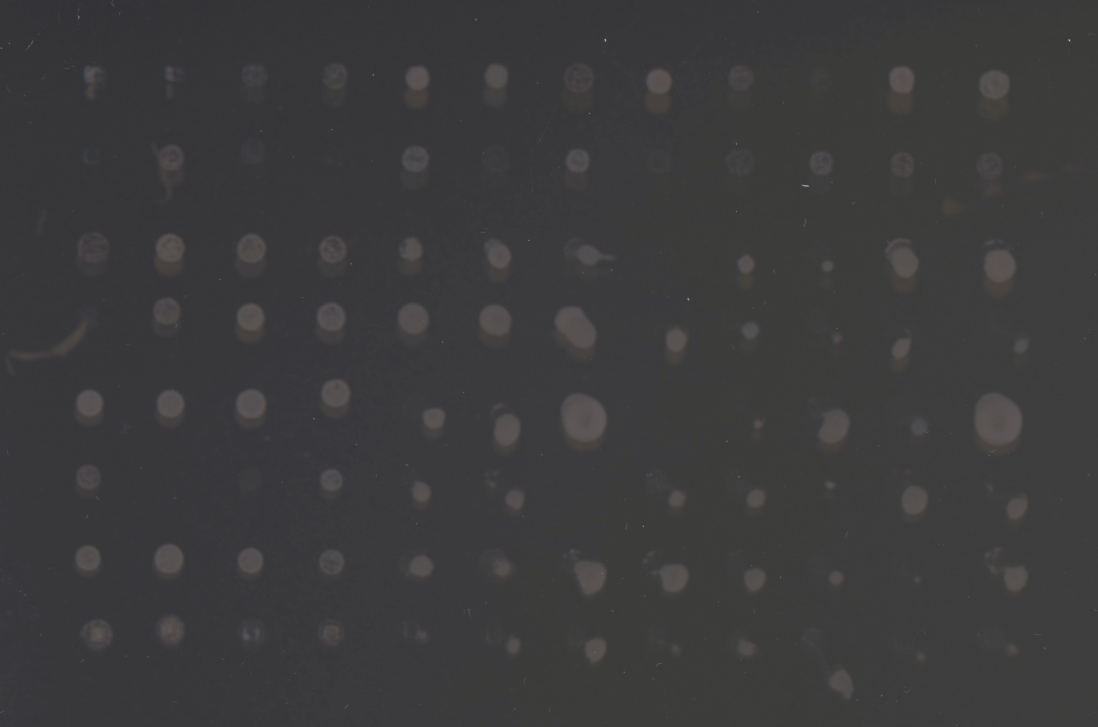
#> input picture phenoscope/data/NoiseDay1.jpg, 2196 x 1454 px (shown at 1/2 size)
$ python -i verify_claims.py   (imports and definitions only)
#> lines starting #> are read from the running program, lines starting #| are printed output that depends on the picture
"""Executable verification of every mathematical claim made in this spec folder.

Run it::

    uv run python docs/superpowers/specs/2026-07-08-alt-phase-detection/verify_claims.py

Exits non-zero if any check fails. Depends only on ``numpy`` and ``scipy``; it does
**not** import ``phenotypic``. Peak memory ~190 MB, runtime ~1.6 s. Every integrand that
is radially symmetric is integrated in 1-D; do not reintroduce 2-D grids for them.

Checks 09b and 15-17 run against Peter Kovesi's synthetic test images, ported from
ImagePhaseCongruency.jl under MIT with the notice retained. They matter disproportionately:
their ground truth was authored by the algorithm's own author, so unlike the rest of this
file it is not this spec marking its own homework. They also supply the only **positive**
control here (check_15) -- everything else establishes what something *is not*.

Checks 18 and 19 guard the transcription rather than the mathematics, and they exist
because they caught a real bug: an earlier revision bandpassed ``fft2(img)`` instead of the
image's periodic component, putting ``pc`` off by 0.67 absolute. Checks 15, 16 and 17 all
passed anyway. Behavioural controls answer "does it behave like a phase-congruency
operator?"; the golden fixture answers "is it *this* operator?". Keep both.

Three of these checks contradict a published paper — Fleischmann, Wietzke & Sommer,
"Image Analysis by Conformal Embedding," *J. Math. Imaging Vis.* **40**(3):305-325
(2011), cited as JMIV. Claims that strong must be reproducible on demand, which is why
this file exists. The relevant equations were read directly from the source:

  * Eq. (20)  ``q^i_s(x) ∝ x_i / (|x|^2 + s^2)^((n+1)/2)`` — the regulariser ``s`` is
              the *paper's own*, not this spec's.
  * Eq. (65)  ``dm(v) = delta(|v - c|) dv`` — the integral is over the sphere's
              **surface**, so the one-sided support in ``v_3`` is the paper's.
  * Eq. (88)  the conformal monogenic signal is ``H_i`` applied to the Poisson
              scale-space embedding ``g^{x,s}``.
  * Eq. (89)  Corollary 4 states ``Q^i_s[g^{x,s}] = omega_i * T(0)``, as an equality,
              justified by "``g^{x,s}`` **approximates** the plane wave ``psi_s``".

Eq. (89) fails in three independent ways, in decreasing order of robustness:

  1. **A DC term is omitted** (check_04a). For *any* positive radial weight ``w``,
     ``mu_3 = int v_3 w dsigma > 0`` because ``v_3 = |v|^2 >= 0`` on this sphere. So a
     straight edge (``omega_3 = 0``) with a nonzero mean gives ``Q^3 != 0`` while
     Eq. (89) predicts ``0``. **Regulariser-independent.**
  2. **It assumes an isotropy that does not hold** (check_04b). The exact law is
     ``Q^i = g0*mu_i + s*(M omega)_i`` with ``M = diag(A, A, B)``. Eq. (89) requires
     ``A == B``, true at exactly one ``s`` (``s0* = 0.19269068``) and nowhere else.
     **Conditional on ``s != s0*``.**
  3. **The claimed frequency-independence fails** (check_09, check_09b). Eq. (89) implies
     ``Q^3 / sqrt(Q^1^2 + Q^2^2) = cot(phi_m)``, independent of the signal's radial
     frequency. It is not: on JMIV's own oscillatory circular signal, ``kappa*r`` varies
     3x with wavelength at fixed ``r``, and 10.6x on Kovesi's ``circsine``.

Consequence for the design (``conformal-lift.md`` §5): ``kappa`` is scale-*covariant* —
``kappa*r`` depends only on ``(r/sigma, R/sigma)`` — but it is **not isophote
curvature**. It tracks ``f''/f' + 1/r``. Three radial profiles with identical isophote
curvature give three different answers (check_09). The two coincide only when
``f'' == 0``, i.e. for a cone — which is exactly JMIV's Fig. 13 test signal.

Notation follows ``references.md`` §0 and §4::

    lambda = 1/(1+r^2)          conformal factor of the inverse stereographic map
    u      = S^-1(y)            the lifted point, on the sphere of radius 1/2
    rho^2  = |u|^2 = u_3        the identity that drives everything (check_01)
    J      = lambda^2           surface-measure pullback
    w(u_3) = 1/(u_3 + s0^2)^2   the paper's regularised radial weight (Eq. 20)
    sigma  = pixels per sphere diameter   (correction P3; no source states it)
"""

from __future__ import annotations

import math
import sys
from dataclasses import dataclass
from typing import Callable

import numpy as np
from scipy.ndimage import correlate, gaussian_filter, laplace
from scipy.optimize import brentq

# The unique s0 at which B/A == 1 on the *full* sphere. At any other s0 the second-moment
# tensor is anisotropic, which is what Eq. (89) overlooks (check_04b).
S0_ISOTROPY = 0.19269068


# --------------------------------------------------------------------------------
# kernels
# --------------------------------------------------------------------------------


# [57 lines left out: functions lift_to_sphere, conformal_masks, moment_tensor_closed_form, planar_poisson_unit_mass, not called in this run]


def planar_dop(scale: float, step: float, half: int) -> np.ndarray:
    """Difference of Poisson, coarse minus fine, per the CMPCM paper's Eq. (11)."""
    return planar_poisson_unit_mass(step * scale, half) - planar_poisson_unit_mass(scale, half)


# [105 lines left out: functions conformal_components, curvature_estimate, radial_image, kappa_r_on_profile, _centred_axis, not called in this run]


def filter_grid(rows: int, cols: int) -> tuple[np.ndarray, np.ndarray, np.ndarray]:
    """Quadrant-shifted normalised frequency grid: ``(radius, fx, fy)``, DC at ``[0, 0]``.

    Kovesi's two implementations **agree**: ``frequencyfilt.jl`` line 73 and MATLAB
    ``filtergrid.m`` line 49 both divide an odd axis by ``N``. ``phasepack`` does not --
    its ``filtergrid`` uses ``linspace(-0.5, 0.5, N, endpoint=True)`` and its
    ``lowpassfilter`` uses ``arange(...)/(N - 1)``; both give ``k/(N - 1)``. That is a
    ``phasepack`` transcription bug, not a Kovesi divergence, and it bites only at odd sizes.

    ``k/N`` is the true DFT bin frequency, so this form matches **both** Kovesi
    implementations. At even sizes all three agree, which is why the golden fixture is
    generated at even sizes only (check_18).
    """
    fy = np.fft.ifftshift((np.arange(rows) - rows // 2) / rows)
    fx = np.fft.ifftshift((np.arange(cols) - cols // 2) / cols)
    FX, FY = np.meshgrid(fx, fy)  # 'xy': FX varies across columns
    return np.sqrt(FX**2 + FY**2), FX, FY


# [98 lines left out: functions periodic_fft2, step2line, circsine, starsine, noiseonf, not called in this run]


def unit_variance(img: np.ndarray) -> np.ndarray:
    """Zero mean, unit standard deviation. ``epsilon = 1e-4`` is absolute, so scale matters."""
    return (img - img.mean()) / img.std()


# --------------------------------------------------------------------------------
# monogenic phase congruency (monogenic-phase-congruency.md §2)
# --------------------------------------------------------------------------------


@dataclass
class Monogenic:
    pc: np.ndarray
    orientation: np.ndarray  # mod pi; 0 == vertical edge
    feature_type: np.ndarray  # 0 == step, +-pi/2 == line
    threshold: float
    n_clamped: int  # how often acos's argument left [-1, 1] (must be 0)


def monogenic_phase_congruency(
    img: np.ndarray,
    *,
    nscale: int = 4,
    min_wavelength: float = 3.0,
    mult: float = 2.1,
    sigma_onf: float = 0.55,
    k: float = 3.0,
    cutoff: float = 0.5,
    g: float = 10.0,
    deviation_gain: float = 1.5,
    eps: float = 1e-4,
    noise_threshold: bool = True,
    swap_axes: bool = False,
    flip_h2_sign: bool = False,
    periodic: bool = False,
    phasepack_odd_grid: bool = False,
) -> Monogenic:
    """The operator specified in ``monogenic-phase-congruency.md`` §2, transcribed here.

    Log-Gabor bandpass + Riesz transform, summed over scales::

        PC = W * max(1 - deviation_gain*acos(E/(sumAn + eps)), 0) * max(E - T, 0)/(E + eps)

    Defaults follow Kovesi's Julia. With ``periodic=True`` it reproduces
    ``phasepack.phasecongmono`` -- i.e. Kovesi's MATLAB -- to ``7e-13`` (check_19).

    Declared departures from ``phasepack``:

    * ``acos``'s argument is clipped to ``[-1, 1]``. ``phasepack`` does not clip and would
      emit ``NaN``; ``n_clamped`` counts how often that would have happened. It never does.
    * The ``max(T, eps)`` floor is ``phasepack``'s, not Kovesi's -- neither MATLAB nor Julia
      floors ``T``. It is inactive on every non-constant image, so it is kept as a free guard.
    * ``swap_axes``, ``flip_h2_sign`` and ``phasepack_odd_grid`` exist only so checks 17 and
      18 can inject the corresponding bugs and show which tests catch them.
    """
    rows, cols = img.shape
    if phasepack_odd_grid:
        fy = np.fft.ifftshift(np.linspace(-0.5, 0.5, rows, endpoint=bool(rows % 2)))
        fx = np.fft.ifftshift(np.linspace(-0.5, 0.5, cols, endpoint=bool(cols % 2)))
        FX, FY = np.meshgrid(fx, fy)
        radius = np.sqrt(FX**2 + FY**2)
    else:
        radius, FX, FY = filter_grid(rows, cols)
    radius[0, 0] = 1.0
    if swap_axes:
        FX, FY = FY, FX
    # Componentwise, as MATLAB's `./` and Julia's `/(z::Complex, x::Real)` compute it
    # (base/complex.jl:348). NOT `(1j*FX - FY) / radius`: numpy promotes the real
    # denominator and runs nc_quot, which reduces to `scl = 1/radius` and a multiply --
    # bit-faithful to phasepack (which generated the golden fixture) but up to 1.41 ulp
    # away from Kovesi. Verified by running frequencyfilt.jl:238 in Julia and comparing
    # IEEE-754 bit patterns. Drift M8.
    riesz = (FX / radius) * 1j - (FY / radius)
    riesz[0, 0] = 0.0
    lowpass = 1.0 / (1.0 + (radius / 0.45) ** 30)
    spectrum = periodic_fft2(img) if periodic else np.fft.fft2(img)

    sum_an = np.zeros((rows, cols))
    max_an = np.zeros((rows, cols))
    sum_f = np.zeros((rows, cols))
    sum_h1 = np.zeros((rows, cols))
    sum_h2 = np.zeros((rows, cols))
    tau = 0.0
    for s in range(nscale):
        f0 = 1.0 / (min_wavelength * mult**s)
        with np.errstate(divide="ignore", invalid="ignore"):
            log_gabor = np.exp(-(np.log(radius / f0) ** 2) / (2 * np.log(sigma_onf) ** 2))
        log_gabor[0, 0] = 0.0
        log_gabor *= lowpass

        even = np.real(np.fft.ifft2(spectrum * log_gabor))
        odd = np.fft.ifft2(spectrum * log_gabor * riesz)
        h1, h2 = odd.real, odd.imag
        an = np.sqrt(even * even + h1 * h1 + h2 * h2)

        sum_an += an
        sum_f += even
        sum_h1 += h1
        sum_h2 += h2
        if s == 0:
            # noiseMethod = -1: the Rayleigh parameter from the smallest scale's median.
            tau = float(np.median(sum_an)) / np.sqrt(np.log(4.0))
            max_an = an.copy()
        else:
            max_an = np.maximum(max_an, an)

    width = (sum_an / (max_an + eps) - 1.0) / (nscale - 1)
    weight = 1.0 / (1.0 + np.exp(g * (cutoff - width)))

    total_tau = tau * (1 - (1 / mult) ** nscale) / (1 - 1 / mult)  # geometric sum
    threshold = 0.0
    if noise_threshold:
        # phasepack's floor, not Kovesi's (neither MATLAB nor Julia has it). Inactive unless
        # the image is constant; kept because it costs nothing and the fixture encodes it.
        threshold = max(total_tau * np.sqrt(np.pi / 2) + k * total_tau * np.sqrt((4 - np.pi) / 2), eps)

    energy = np.sqrt(sum_f**2 + sum_h1**2 + sum_h2**2)
    arg = energy / (sum_an + eps)
    n_clamped = int(np.count_nonzero((arg > 1.0) | (arg < -1.0)))
    pc = (
        weight
        * np.maximum(1 - deviation_gain * np.arccos(np.clip(arg, -1.0, 1.0)), 0)
        * np.maximum(energy - threshold, 0)
        / (energy + eps)
    )
    # Kovesi writes atan(-sumh2/sumh1); atan2 is equal mod pi and never divides by zero.
    h2_signed = sum_h2 if flip_h2_sign else -sum_h2
    # Fold into (-pi/2, pi/2], matching the shipped kernel. This prototype used to return
    # `% np.pi` -> [0, pi), which is equal mod pi but is NOT the interval the operation's
    # affine map (theta + pi/2)/pi assumes. Keeping the two conventions apart invited
    # someone to "reconcile" the shipped fold toward this file and silently double the
    # operation's output range. Equal mod pi is not equal.
    orientation = np.arctan2(h2_signed, sum_h1)
    orientation = np.where(orientation > np.pi / 2, orientation - np.pi, orientation)
    orientation = np.where(orientation <= -np.pi / 2, orientation + np.pi, orientation)

    # sqrt(h1**2 + h2**2), not np.hypot: `hypot` appears in no reference (phasecongmono.m:297,
    # phasecongruency.jl:583, phasepack:278 all write the plain form) and rounds differently.
    feature_type = np.arctan2(sum_f, np.sqrt(sum_h1 ** 2 + sum_h2 ** 2))
    return Monogenic(pc, orientation, feature_type, threshold, n_clamped)


def angular_distance_mod_pi(a: np.ndarray, b: np.ndarray) -> np.ndarray:
    """Smallest angle between two undirected orientations."""
    return np.abs(((a - b) + np.pi / 2) % np.pi - np.pi / 2)


# --------------------------------------------------------------------------------
# checks
# --------------------------------------------------------------------------------


@dataclass
class Result:
    name: str
    passed: bool
    detail: str


# [1052 lines left out: functions check_01_sphere_geometry, check_02_mask_symmetries, check_03_moment_tensor_is_anisotropic, _linear_response, check_04a_eq89_omits_a_dc_term, check_04b_eq89_assumes_an_isotropy_that_fails and 17 more, not called in this run]


# --------------------------------------------------------------------------------
# runner
# --------------------------------------------------------------------------------

CHECKS: tuple[Callable[[], Result], ...] = (
    check_01_sphere_geometry,
    check_02_mask_symmetries,
    check_03_moment_tensor_is_anisotropic,
    check_04a_eq89_omits_a_dc_term,
    check_04b_eq89_assumes_an_isotropy_that_fails,
    check_05_jmiv_omega3_sign_is_wrong,
    check_06_value_removal_tames_the_divergence,
    check_07_s0_degeneracy_bound,
    check_08_both_corrections_are_necessary,
    check_09_kappa_is_scale_covariant_but_is_not_curvature,
    check_09b_circsine_confirms_kappa_is_not_curvature,
    check_10_fz_is_an_even_channel,
    check_11_pipeline_is_dc_free_and_exactly_affine_invariant,
    check_12_fusion_numerator_must_match_denominator,
    check_13_congruency_functional_properties,
    check_14_kernel_norm_rule_does_not_reduce_to_kovesi,
    check_15_step2line_congruency_survives_the_feature_type_sweep,
    check_16_noiseonf_exercises_the_rayleigh_threshold,
    check_17_starsine_pins_the_orientation_convention,
    check_18_the_perfft2_fork_is_real_the_odd_grid_gap_is_a_phasepack_bug,
    check_19_golden_fixture_agrees_with_phasepack,
)


# [14 lines left out: function run_all_checks, not called in this run]


# [2 lines not run here, left out]

>>> import cv2
>>> picture = cv2.imread('../../../../phenoscope/data/NoiseDay1.jpg', cv2.IMREAD_GRAYSCALE)
>>> result = monogenic_phase_congruency(picture)
#> the loop in monogenic_phase_congruency, `for s in range(nscale):` made 4 passes
#> tau on pass 1: 0.283
#> pass 1, in monogenic_phase_congruency, `an = np.sqrt(even * even + h1 * h1 + h2 * h2)`:
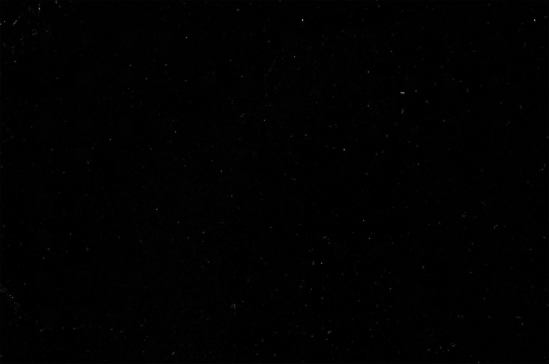
#> an: shape (1454, 2196) float64 (shown at 1/4 size); min 0.000168, max 75.44, mean 0.4; drawn with min black and max white
#> in monogenic_phase_congruency, `weight = 1.0 / (1.0 + np.exp(g * (cutoff - width)))`:
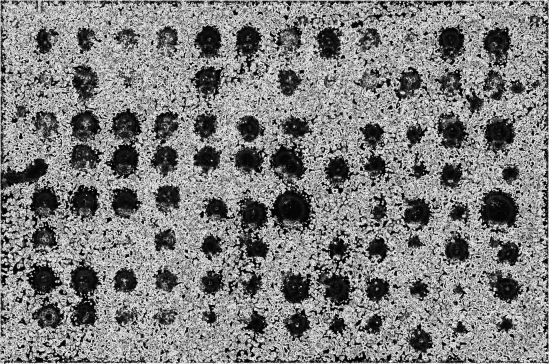
#> weight: shape (1454, 2196) float64 (shown at 1/4 size); min 0.00789, max 0.993, mean 0.498
#> in monogenic_phase_congruency, `total_tau = tau * (1 - (1 / mult) ** nscale) / (1 - 1 / mult)`: total_tau = 0.513
#> in monogenic_phase_congruency, `threshold = max(total_tau * np.sqrt(np.pi / 2) + k * total_tau * np.sq..`: threshold = 1.65
#> in monogenic_phase_congruency, `arg = energy / (sum_an + eps)`:
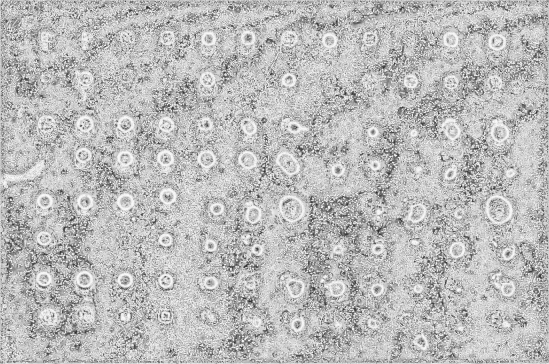
#> arg: shape (1454, 2196) float64 (shown at 1/4 size); min 0.00627, max 1, mean 0.737
#> in monogenic_phase_congruency, `n_clamped = int(np.count_nonzero((arg > 1.0) | (arg < -1.0)))`: n_clamped = 0
#> in monogenic_phase_congruency, `feature_type = np.arctan2(sum_f, np.sqrt(sum_h1 ** 2 + sum_h2 ** 2))`:
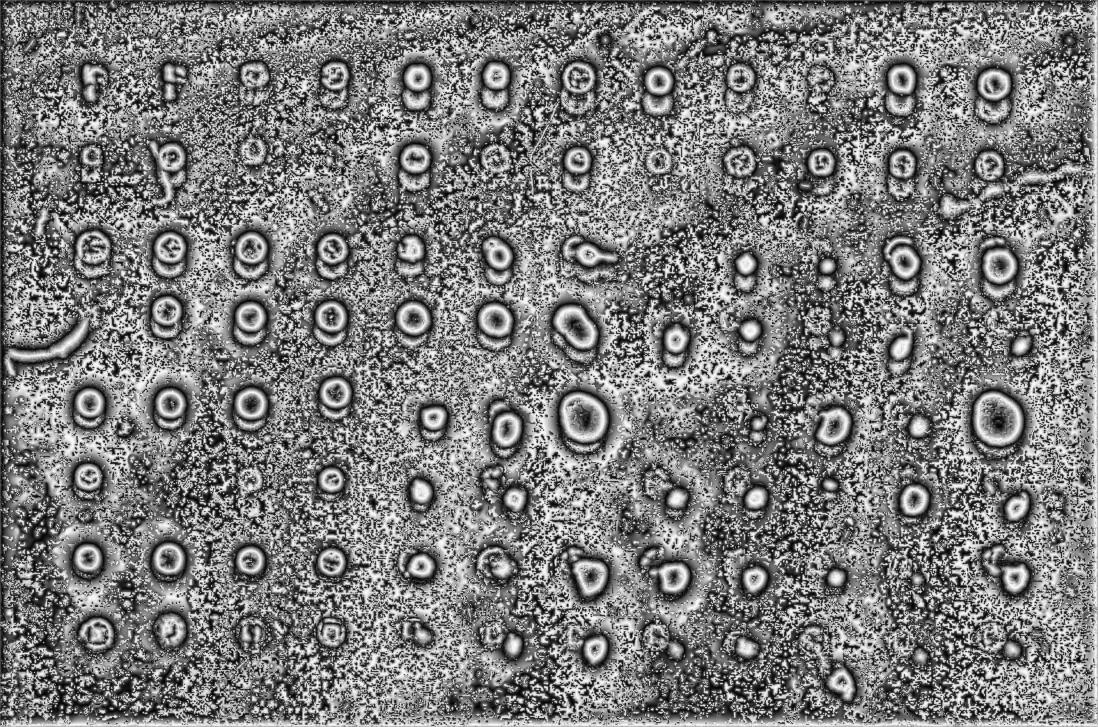
#> feature_type: shape (1454, 2196) float64 (shown at 1/2 size); min -1.57, max 1.57, mean -0.0277; drawn with min black and max white

$ run again, on phenoscope/data/StandardDay1.jpg
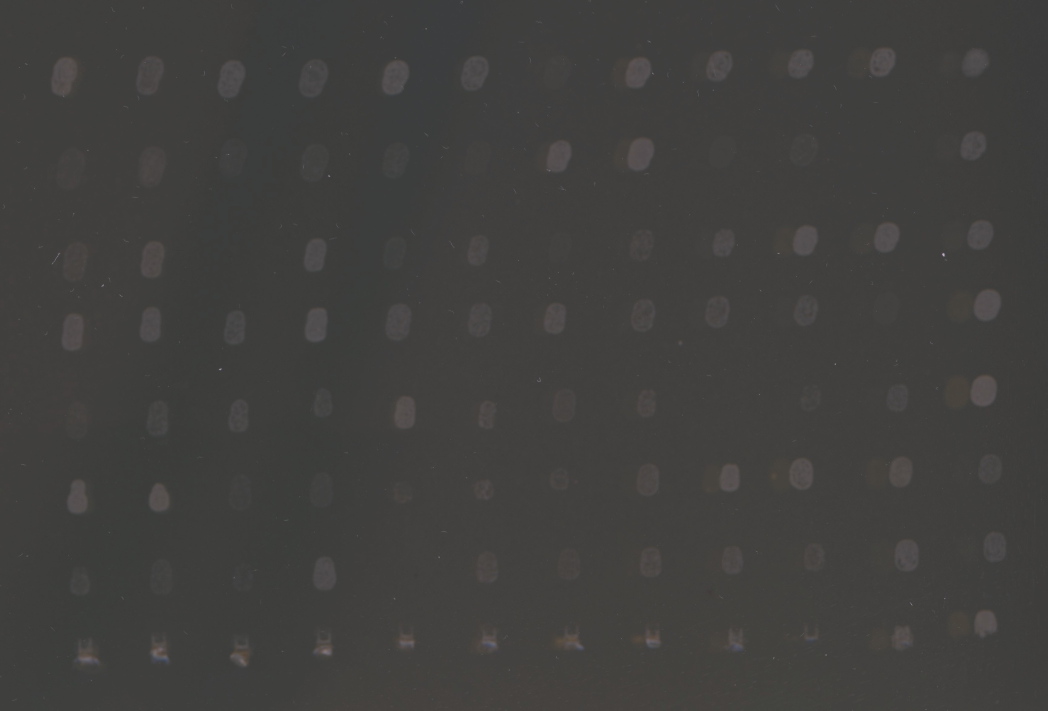
#> input picture phenoscope/data/StandardDay1.jpg, 2095 x 1421 px (shown at 1/2 size)
#> the loop in monogenic_phase_congruency, `for s in range(nscale):` made 4 passes
#> tau on pass 1: 0.285
#> total_tau = 0.516
#> threshold = 1.66
#> in monogenic_phase_congruency, `arg = energy / (sum_an + eps)`:
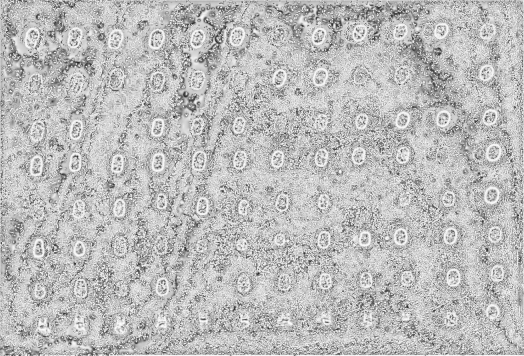
#> arg: shape (1421, 2095) float64 (shown at 1/4 size); min 0.0109, max 1, mean 0.738
#> n_clamped = 0
#> in monogenic_phase_congruency, `feature_type = np.arctan2(sum_f, np.sqrt(sum_h1 ** 2 + sum_h2 ** 2))`:
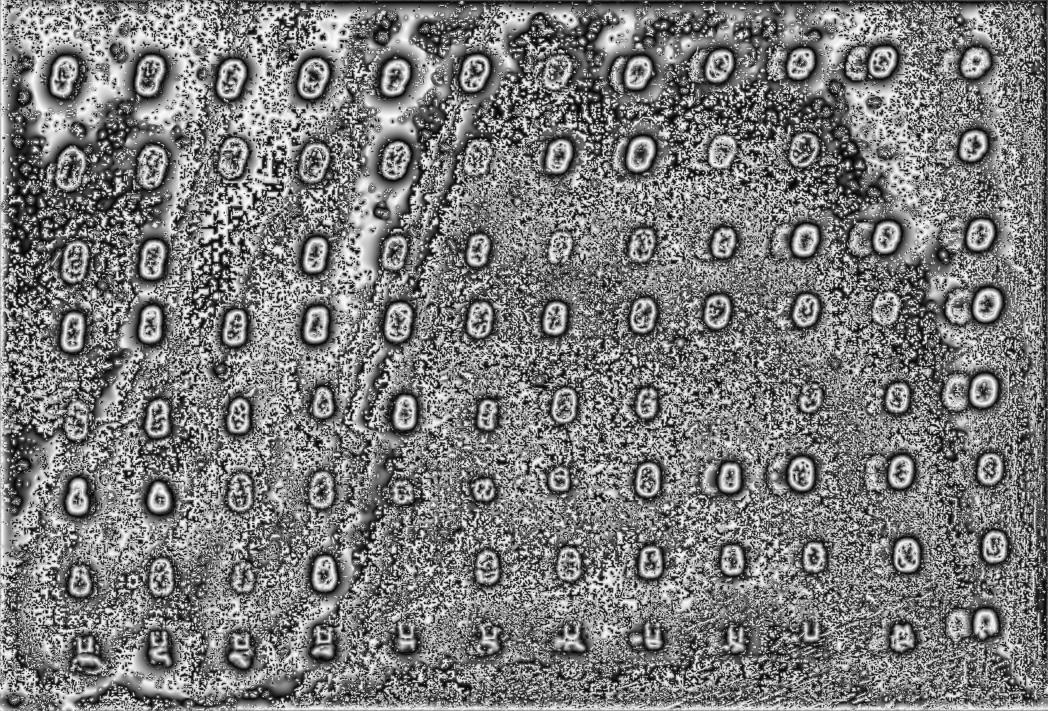
#> feature_type: shape (1421, 2095) float64 (shown at 1/2 size); min -1.57, max 1.57, mean -0.0387; drawn with min black and max white
